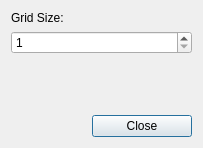
<?xml version="1.0" encoding="UTF-8"?>
<ui version="4.0">
 <class>GridSizeDialog</class>
 <widget class="QDialog" name="GridSizeDialog">
  <property name="geometry">
   <rect>
    <x>0</x>
    <y>0</y>
    <width>203</width>
    <height>148</height>
   </rect>
  </property>
  <property name="font">
   <font>
    <family>Segoe UI</family>
   </font>
  </property>
  <property name="windowTitle">
   <string>Grid Size Options</string>
  </property>
  <layout class="QVBoxLayout" name="verticalLayout">
   <item>
    <widget class="QLabel" name="label_2">
     <property name="text">
      <string>Grid Size:</string>
     </property>
    </widget>
   </item>
   <item>
    <widget class="QSpinBox" name="GridSize">
     <property name="whatsThis">
      <string>Amount of cells, 10 means 10x10 in a quad, aka 400 total</string>
     </property>
     <property name="minimum">
      <number>1</number>
     </property>
     <property name="maximum">
      <number>400</number>
     </property>
     <property name="value">
      <number>1</number>
     </property>
    </widget>
   </item>
   <item>
    <spacer name="verticalSpacer_2">
     <property name="orientation">
      <enum>Qt::Vertical</enum>
     </property>
     <property name="sizeHint" stdset="0">
      <size>
       <width>20</width>
       <height>40</height>
      </size>
     </property>
    </spacer>
   </item>
   <item>
    <layout class="QHBoxLayout" name="horizontalLayout">
     <item>
      <spacer name="horizontalSpacer">
       <property name="orientation">
        <enum>Qt::Horizontal</enum>
       </property>
       <property name="sizeHint" stdset="0">
        <size>
         <width>40</width>
         <height>20</height>
        </size>
       </property>
      </spacer>
     </item>
     <item>
      <widget class="QPushButton" name="pushButton">
       <property name="sizePolicy">
        <sizepolicy hsizetype="Minimum" vsizetype="Fixed">
         <horstretch>0</horstretch>
         <verstretch>0</verstretch>
        </sizepolicy>
       </property>
       <property name="minimumSize">
        <size>
         <width>100</width>
         <height>0</height>
        </size>
       </property>
       <property name="text">
        <string>Close</string>
       </property>
      </widget>
     </item>
    </layout>
   </item>
  </layout>
 </widget>
 <resources>
  <include location="../../../qttools/ui/qttoolkit.qrc"/>
 </resources>
 <connections>
  <connection>
   <sender>pushButton</sender>
   <signal>clicked()</signal>
   <receiver>GridSizeDialog</receiver>
   <slot>close()</slot>
   <hints>
    <hint type="sourcelabel">
     <x>142</x>
     <y>126</y>
    </hint>
    <hint type="destinationlabel">
     <x>101</x>
     <y>73</y>
    </hint>
   </hints>
  </connection>
 </connections>
</ui>
